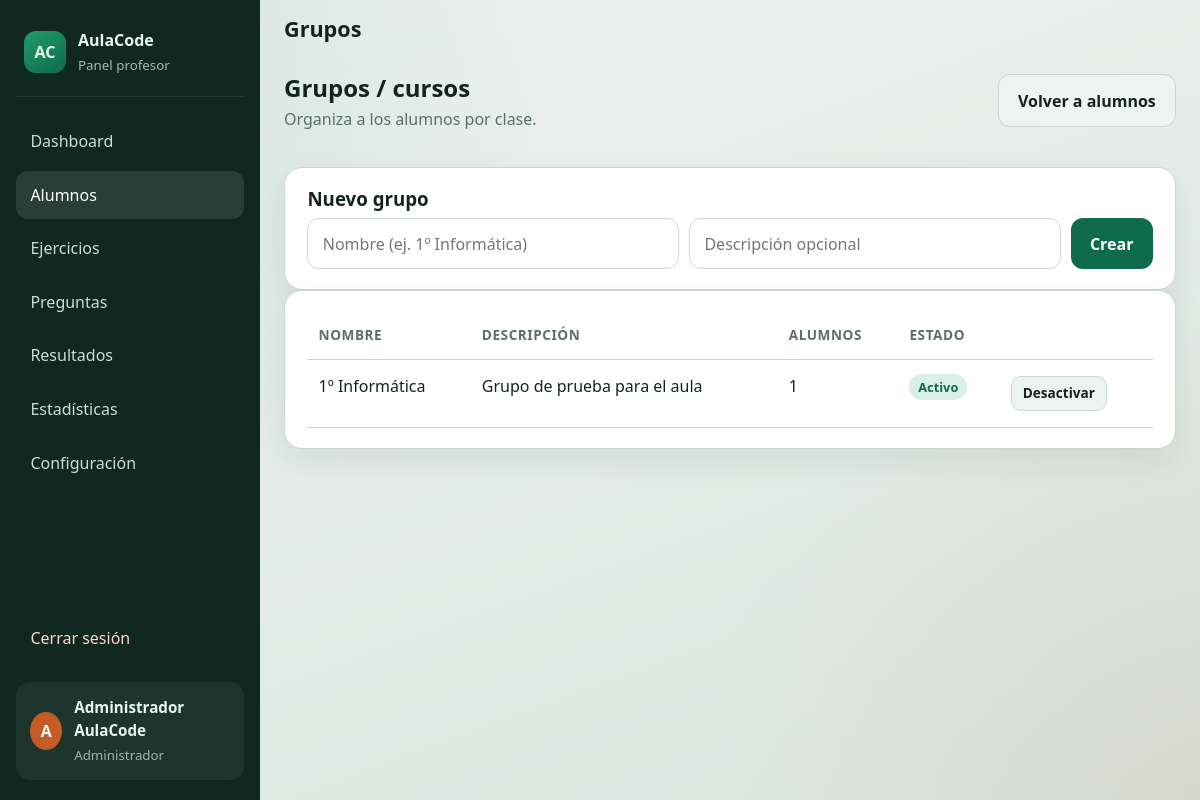
Screenshot of /admin/grupos.php (signed in) with the database file from the repository.
### tables this page shows
CREATE TABLE `grupos` (
  `id` INT UNSIGNED NOT NULL AUTO_INCREMENT,
  `nombre` VARCHAR(100) NOT NULL,
  `descripcion` VARCHAR(255) NULL DEFAULT NULL,
  `activo` TINYINT(1) NOT NULL DEFAULT 1,
  `creado_en` DATETIME NOT NULL DEFAULT CURRENT_TIMESTAMP,
  PRIMARY KEY (`id`),
  UNIQUE KEY `uk_grupos_nombre` (`nombre`)
);

### includes/functions.php (called while the page is built, shortened)
<?php
function e(?string $value): string
{
    return htmlspecialchars((string) $value, ENT_QUOTES | ENT_SUBSTITUTE, 'UTF-8');
}
function url(string $path = ''): string
{
    $path = ltrim($path, '/');
    return BASE_PATH . ($path !== '' ? '/' . $path : '');
}

### admin/grupos.php (the view, shortened to what this page needs)
<?php
$pdo = db();
$grupos = $pdo->query(
    'SELECT g.*, (SELECT COUNT(*) FROM usuarios u WHERE u.grupo_id = g.id AND u.rol = \'ALUMNO\') AS total_alumnos
     FROM grupos g
     ORDER BY g.nombre'
)->fetchAll();
require_once __DIR__ . '/../includes/header.php';
?>
<section class="toolbar">
    <div>
        <h2>Grupos / cursos</h2>
        <p>Organiza a los alumnos por clase.</p>
    </div>
    <a class="btn btn-secondary" href="<?= e(url('admin/alumnos.php')) ?>">Volver a alumnos</a>
</section>
<section class="panel form-panel">
    <h3>Nuevo grupo</h3>
    <form method="post" class="form-inline-grid">
        <input type="text" name="nombre" required maxlength="100" placeholder="Nombre (ej. 1º Informática)">
        <input type="text" name="descripcion" maxlength="255" placeholder="Descripción opcional">
        <button type="submit" class="btn btn-primary">Crear</button>
    </form>
</section>
<section class="panel">
    <div class="table-wrap">
        <table class="data-table">
            <thead>
                <tr>
                    <th>Nombre</th>
                    <th>Descripción</th>
                    <th>Alumnos</th>
                    <th>Estado</th>
                    <th></th>
                </tr>
            </thead>
            <tbody>
            <?php foreach ($grupos as $g): ?>
                <tr>
                    <td><?= e($g['nombre']) ?></td>
                    <td><?= e($g['descripcion'] ?? '—') ?></td>
                    <td><?= (int)$g['total_alumnos'] ?></td>
                    <td>
                        <span class="badge <?= (int)$g['activo'] === 1 ? 'badge-success' : 'badge-muted' ?>">
                            <?= (int)$g['activo'] === 1 ? 'Activo' : 'Inactivo' ?>
                        </span>
                    </td>
                    <td>
                        <form method="post" class="inline-form">
                            <button class="btn btn-small btn-secondary" type="submit">
                                <?= (int)$g['activo'] === 1 ? 'Desactivar' : 'Activar' ?>
                            </button>
                        </form>
                    </td>
                </tr>
            <?php endforeach; ?>
            </tbody>
        </table>
    </div>
</section>
<?php require_once __DIR__ . '/../includes/footer.php'; ?>

### assets/css/style.css (style rules this page uses)
:root { --bg: #eef3f1; --bg-deep: #d9e6e0; --surface: #ffffff; --ink: #14231d; --muted: #5b6f66; --line: #c9d7d0; --brand: #0f6b4c; --brand-dark: #0a4d37; --brand-soft: #d8f0e5; --accent: #c45c26; --accent-soft: #f8e6dc; --danger: #b42318; --danger-soft: #fde8e6; --success: #0f6b4c; --success-soft: #d8f0e5; --warning: #9a6700; --warning-soft: #fff4d6; --shadow: 0 12px 32px rgba(20, 35, 29, 0.08); --radius: 18px; --sidebar-w: 260px; --font-display: "Segoe UI", "Trebuchet MS", sans-serif; --font-body: "Segoe UI", "Candara", sans-serif; }
*, *::before, *::after { box-sizing: border-box; }
html, body { margin: 0; padding: 0; min-height: 100%; }
body { font-family: var(--font-body); color: var(--ink); background: radial-gradient(circle at top left, rgba(15, 107, 76, 0.12), transparent 40%), radial-gradient(circle at bottom right, rgba(196, 92, 38, 0.10), transparent 35%), linear-gradient(160deg, var(--bg), var(--bg-deep)); line-height: 1.5; }
a { color: var(--brand); text-decoration: none; }
h1, h2, h3, h4 { font-family: var(--font-display); margin: 0 0 0.5rem; line-height: 1.2; }
p { margin: 0 0 1rem; color: var(--muted); }
.stat-card, .panel { background: var(--surface); border: 1px solid var(--line); border-radius: var(--radius); box-shadow: var(--shadow); }
.panel { padding: 1.25rem 1.4rem; }
.btn { display: inline-flex; align-items: center; justify-content: center; gap: 0.4rem; border: 0; border-radius: 12px; padding: 0.85rem 1.2rem; font: inherit; font-weight: 600; cursor: pointer; transition: transform 0.12s ease, background 0.12s ease; }
.btn-primary { background: var(--brand); color: #fff; }
.toolbar { display: flex; justify-content: space-between; align-items: flex-start; gap: 1rem; margin: 0.75rem 0 1.25rem; flex-wrap: wrap; }
.toolbar h2 { margin-bottom: 0.25rem; }
.table-wrap { overflow-x: auto; }
.data-table { width: 100%; border-collapse: collapse; min-width: 720px; }
.data-table th, .data-table td { text-align: left; padding: 0.85rem 0.7rem; border-bottom: 1px solid var(--line); vertical-align: top; }
.data-table th { font-size: 0.85rem; text-transform: uppercase; letter-spacing: 0.04em; color: var(--muted); }
.inline-form { display: inline-block; margin: 0.15rem 0.15rem 0.15rem 0; }
.btn-small { padding: 0.4rem 0.7rem; font-size: 0.85rem; border-radius: 10px; background: var(--brand-soft); color: var(--brand-dark); }
.btn-secondary { background: #edf3f0; color: var(--ink); border: 1px solid var(--line); }
.badge { display: inline-block; padding: 0.2rem 0.55rem; border-radius: 999px; background: #edf3f0; font-size: 0.8rem; font-weight: 600; }
.badge-success, .badge-publicado { background: var(--success-soft); color: var(--success); }
.form-inline-grid { display: grid; grid-template-columns: 1fr 1fr auto; gap: 0.6rem; }
.form-inline-grid input { border: 1px solid var(--line); border-radius: 12px; padding: 0.75rem 0.9rem; font: inherit; }

### rows the page displays
grupos: nombre "1º Informática", descripcion "Grupo de prueba para el aula", total_alumnos "1", activo "Activo"

### other values shown
APP_NAME "AulaCode"
mb_substr($fullName, 0, 1) "A"
$fullName "Administrador AulaCode"
$pageTitle "Grupos"
